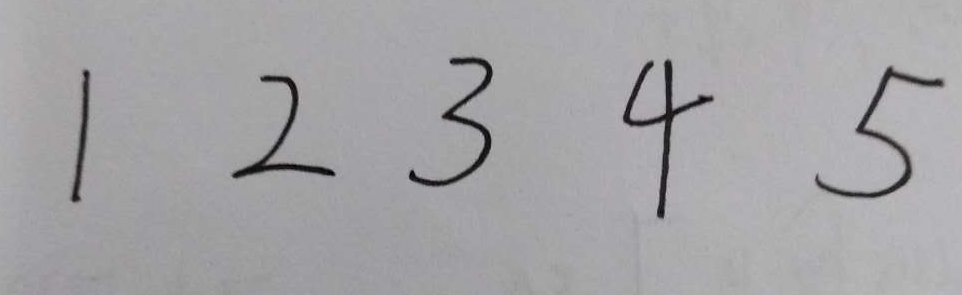
#> input picture Image/1.png, 962 x 295 px
$ python -i Segment.py   (imports and definitions only)   (older library calls are emulated)
#> lines starting #> are read from the running program, lines starting #| are printed output that depends on the picture; after the words box and inside, x2 and y2 are one past the last pixel; in counts of white or black regions, pixels touching at a corner belong together
import numpy as np
import cv2 as cv
from PIL import Image

"""当出现弹窗时，按ＥＳＣ程序继续执行不保存中间结果，按Ｓ键保存中间结果并继续执行"""

def preprocessing(img):
    # -------------------preprocessing---------------------------
    gray = cv.cvtColor(img, cv.COLOR_BGR2GRAY)
    bulre = cv.GaussianBlur(gray, (5, 5), 0)
    thres = cv.adaptiveThreshold(bulre, 255, 1, 1, 11, 2)
    cv.namedWindow("thres")
    cv.imshow("thres", thres)
    k = cv.waitKey(0)
    if k == 27:
        cv.destroyAllWindows()
    return thres


def annotate_contour(img,thres):
    # --------------------annotate contours------------------------
    image, contours, hierarchy = cv.findContours(thres, cv.RETR_EXTERNAL, cv.CHAIN_APPROX_SIMPLE)
    contour_annotated = img
    for cont in contours:
        if cv.contourArea(cont) > 20 :
            x, y, w, h = cv.boundingRect(cont)
            if h > 5:
                contour_annotated = cv.rectangle(contour_annotated, (x, y), (x + w, y + h), (0, 255, 0), 2)
    cv.namedWindow("contour_annotated")
    cv.imshow("contour_annotated", contour_annotated)
    k = cv.waitKey(0)
    if k == 27:
        cv.destroyAllWindows()


def divide(img,thres):
    #------------------------dividee digit----------------------------------------------------
    image, contours, hierarchy = cv.findContours(thres, cv.RETR_EXTERNAL, cv.CHAIN_APPROX_SIMPLE)
    conts=[]

    for cont in contours:
        if cv.contourArea(cont) > 20:
            [x, y, w, h] = cv.boundingRect(cont)
            if h > 5:
                conts.append([x,y,w,h])
    sort(conts)
    j = 1
    for i in range(len(conts)):
        tmp=thres[conts[i][1]:conts[i][1]+conts[i][3],conts[i][0]:conts[i][0]+conts[i][2]]
        tmp=np.array(tmp)
        tmp=resize(tmp)
        tmp.save("/home/sam/Downloads/imageprepare/tmp/"+str(j)+".png")
        j+=1


def sort(conts):
    #--------------------sort conts-------------------------------------
    for i in range(len(conts)):
        min=conts[i]
        j=i+1
        for j in range(len(conts)):
            if conts[j][0]>conts[i][0]:
                tmp=conts[i]
                conts[i]=conts[j]
                conts[j]=tmp
    return conts


def resize(cj):
    #----------------------resize(28*28) and threshold(175,255)-----------------------------
    im = Image.fromarray(cj)
    h, w = im.size
    newH = w // 2 - h // 2
    imgEmpty = Image.new('L', (w, w), 0)
    imgEmpty.paste(im, (newH, 0))
    imageResize = imgEmpty.resize((28, 28), Image.ANTIALIAS)
    imageResize0255 = imageResize.point(lambda x: 0 if x > 175 else 255)
    return imageResize0255


def segment(path):
#> called with path = '../Image/1.png'
    img = cv.imread(path)
#> img is the input picture: shape (295, 962, 3); mean B, G, R 166.6, 163.9, 164.8
    cv.namedWindow("src")
    cv.imshow("src",img)
    k=cv.waitKey(0)
#> (key Esc is pressed here)
    if k==27:
        cv.destroyAllWindows()
    # -------------------preprocessing---------------------------
    thres=preprocessing(img)
#> in preprocessing, `thres = cv.adaptiveThreshold(bulre, 255, 1, 1, 11, 2)`:
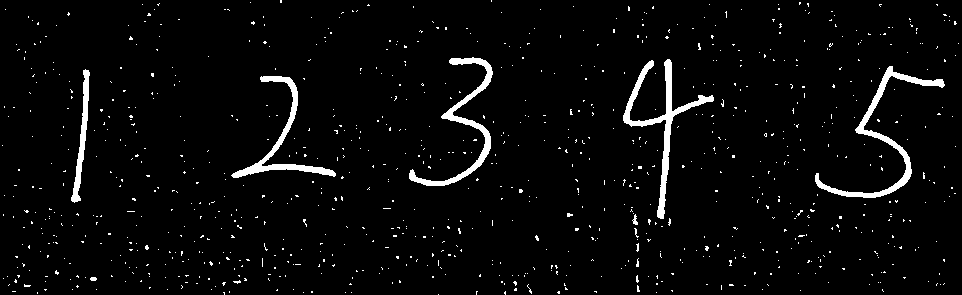
#> thres: shape (295, 962); 3.6% white; 916 white regions (909 under 20 px)
#> (key Esc is pressed here)
    #--------------------annotate contours------------------------
    annotate_contour(img,thres)
#> in annotate_contour, `image, contours, hierarchy = cv.findContours(thres, cv.RETR_EXTERNAL, ..`: contours = 916 contours, 910 with area under 20; largest, box (x1, y1, x2, y2) and area: (623, 59, 714, 219) 1562, (815, 66, 945, 198) 1454, (409, 57, 493, 186) 1279, (231, 76, 336, 178) 1119, (71, 69, 90, 203) 627, (632, 214, 638, 225) 22
#> the loop in annotate_contour, `for cont in contours:` made 916 passes
#> (x, y, w, h) on passes 362, 720, 735, 747, 764, 767: (632, 214, 6, 11), (231, 76, 105, 102), (71, 69, 19, 134), (815, 66, 130, 132), (623, 59, 91, 160), (409, 57, 84, 129)
#> cont on passes 1 to 6: [[438, 294]], [[656, 292]], [[351, 292]], [[345, 292]], [[303, 292]], [[223, 292], [224, 293], [224, 294], [224, 292]]
#> after the loop in annotate_contour, `for cont in contours:`:
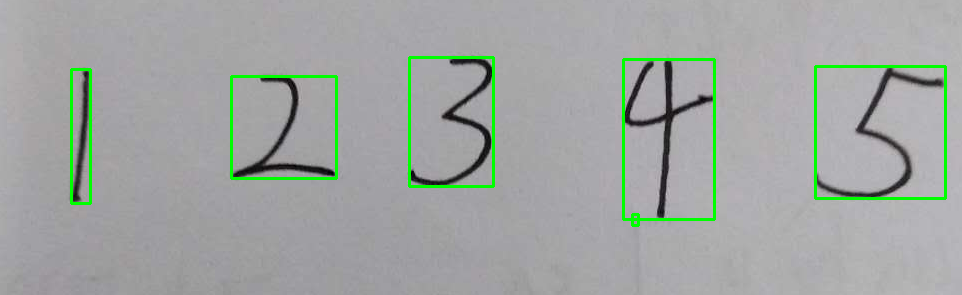
#> contour_annotated: shape (295, 962, 3); 2.32% of pixels changed, all inside (x1, y1, x2, y2) = (70, 56, 947, 227)
#> (key Esc is pressed here)
    #--------------------divide,sort and resize-----------------------------
    divide(img,thres)
#> the loop in divide, `for cont in contours:` made 916 passes
#> cont on passes 1, 2, 3, 4, 5, 6, 7, 8, 10, 11, 12, 13: [[438, 294]], [[656, 292]], [[351, 292]], [[345, 292]], [[303, 292]], [[223, 292], [224, 293], [224, 294], [224, 292]], [[37, 292], [37, 293]], [[594, 291], [595, 291], [596, 292], [596, 291]], [[505, 291], [504, 292], [504, 293], [505, 294]], [[476, 291], [476, 294], [476, 292], [477, 291]], [[311, 291], [311, 292], [312, 292], [312, 291]], [[229, 291], [229, 292]]
#> after the loop in divide, `for cont in contours:`: conts = [[632, 214, 6, 11], [231, 76, 105, 102], [71, 69, 19, 134], [815, 66, 130, 132], [623, 59, 91, 160], [409, 57, 84, 129]]
#> the loop in sort, `for i in range(len(conts)):` made 6 passes
#> after the loop in sort, `for i in range(len(conts)):`: conts = [[71, 69, 19, 134], [231, 76, 105, 102], [409, 57, 84, 129], [623, 59, 91, 160], [632, 214, 6, 11], [815, 66, 130, 132]]
#> the loop in divide, `for i in range(len(conts)):` made 6 passes
#> pass 1, in resize, `im = Image.fromarray(cj)`:
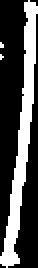
#> im: PIL image 19x134 L (shown 2 times larger); 30.4% white; 3 white regions (2 under 20 px), largest, box (x1, y1, x2, y2) and area: (0, 0, 19, 134) 765
#> pass 1, in resize, `imageResize = imgEmpty.resize((28, 28), Image.ANTIALIAS)`:
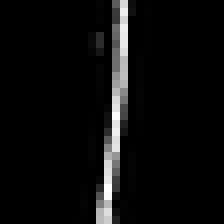
#> imageResize: PIL image 28x28 L (shown 8 times larger); min 0, max 255, mean 12
#> pass 1, in resize, `imageResize0255 = imageResize.point(lambda x: 0 if x > 175 else 255)`:
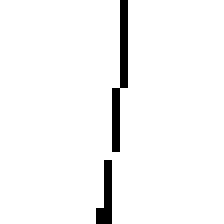
#> imageResize0255: PIL image 28x28 L (shown 8 times larger); 96.3% white; black in thin lines or dots, all inside (x1, y1, x2, y2) = (12, 0, 16, 28)
#> after the loop in divide, `for i in range(len(conts)):`:
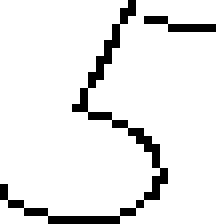
#> tmp: PIL image 28x28 L (shown 8 times larger); 91.6% white; black in thin lines or dots
#> after the loop in divide, `for i in range(len(conts)):`: j = 7

>>> result = segment('../Image/1.png')

$ run again, on Image/3.png
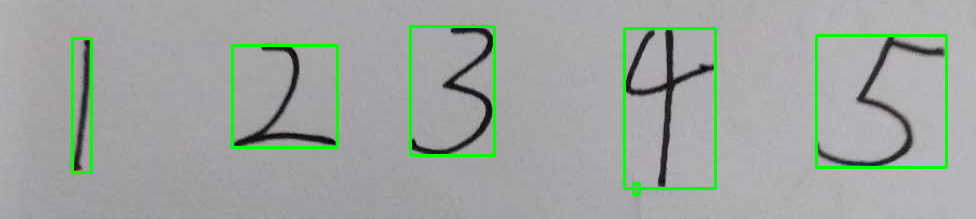
#> input picture Image/3.png, 976 x 219 px
#> in segment, img is the input picture: shape (219, 976, 3); mean B, G, R 161, 166, 159.2
#> in preprocessing, `thres = cv.adaptiveThreshold(bulre, 255, 1, 1, 11, 2)`:
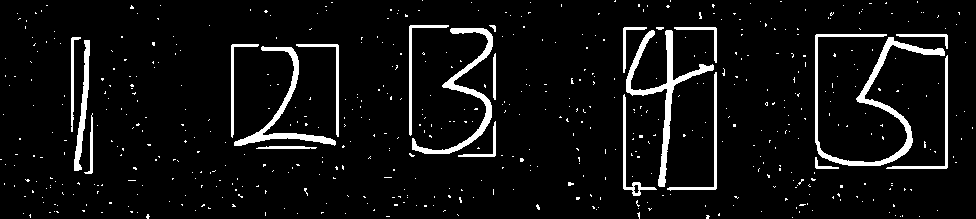
#> thres: shape (219, 976); 6.3% white; 574 white regions (552 under 20 px)
#> in annotate_contour, `image, contours, hierarchy = cv.findContours(thres, cv.RETR_EXTERNAL, ..`: contours = 574 contours, 554 with area under 20; largest, box (x1, y1, x2, y2) and area: (815, 34, 945, 166) 1768, (626, 30, 714, 187) 1524, (412, 28, 493, 154) 1214, (234, 46, 336, 146) 1060, (74, 40, 90, 171) 588
#> the loop in annotate_contour, `for cont in contours:` made 574 passes
#> (x, y, w, h) on passes 193, 224, 285, 312, 361, 413, 435, 442: (815, 157, 24, 12), (256, 146, 61, 3), (458, 121, 38, 36), (84, 113, 9, 61), (623, 94, 34, 102), (667, 72, 50, 119), (886, 55, 62, 114), (493, 53, 3, 47)
#> the loop in divide, `for cont in contours:` made 574 passes
#> after the loop in divide, `for cont in contours:`: conts = 19 items, first 6: [815, 157, 24, 12], [458, 121, 38, 36], [84, 113, 9, 61], [623, 94, 34, 102], [667, 72, 50, 119], [886, 55, 62, 114]
#> the loop in sort, `for i in range(len(conts)):` made 19 passes
#> after the loop in sort, `for i in range(len(conts)):`: conts = 19 items, first 6: [71, 37, 10, 95], [74, 40, 16, 131], [84, 113, 9, 61], [231, 44, 28, 94], [234, 46, 102, 100], [296, 44, 43, 93]
#> the loop in divide, `for i in range(len(conts)):` made 19 passes
#> after the loop in divide, `for i in range(len(conts)):`:
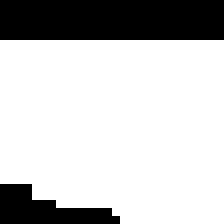
#> tmp: PIL image 28x28 L (shown 8 times larger); 76.5% white; 2 black regions, box (x1, y1, x2, y2) and area: (0, 0, 28, 5) 140, (0, 23, 15, 28) 44
#> after the loop in divide, `for i in range(len(conts)):`: j = 20
